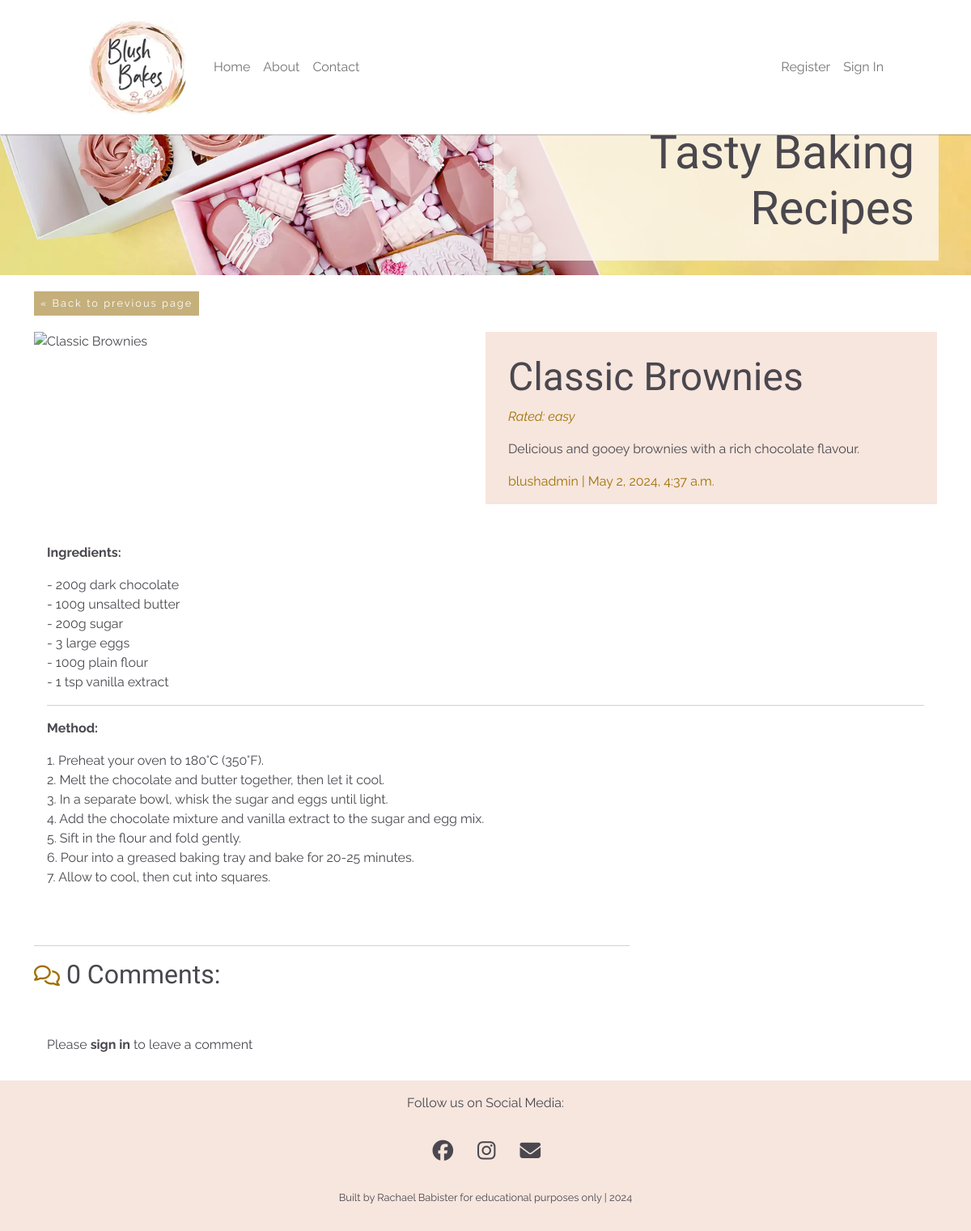
Page /classic-brownies/ on the committed database.
### apps/blog/models.py (models this page shows, shortened)
class Recipe(models.Model):
    title = models.CharField(max_length=200, unique=True)
    slug = models.SlugField(max_length=205, unique=True)
    author = models.ForeignKey(
        User, on_delete=models.CASCADE, related_name="blog_posts")
    featured_image = CloudinaryField('image', default='placeholder')
    content = models.TextField()
    difficulty_rating = models.CharField(max_length=10, choices=DIFFICULTY_CHOICES)
    created_on = models.DateTimeField(auto_now_add=True)
    status = models.IntegerField(choices=STATUS, default=0)
    excerpt = models.TextField(blank=True)
    updated_on = models.DateTimeField(auto_now=True)
    class Meta:
        ordering = ["-created_on"]

### apps/blog/views.py (the view, shortened to what this page needs)
# urls.py: path("<slug:slug>/", views.recipe_detail, name="recipe_detail"),
def recipe_detail(request, slug):
    queryset = Recipe.objects.filter(status=1)
    recipe = get_object_or_404(queryset, slug=slug)
    comments = recipe.comments.all().order_by("-created_on")
    comment_count = recipe.comments.filter(approved=True).count()
    recipe.comments.filter(approved=True).count()
    comment_form = CommentForm()
    return render(
        request,
        "blog/recipe_detail.html",
        {
            "recipe": recipe,
            "comments": comments,
            "comment_count": comment_count,
            "comment_form": comment_form,
        },
    )

### apps/blog/templates/blog/recipe_detail.html (shortened to what this page needs)
{% extends 'base.html' %}
{% load static %}
{% load crispy_forms_tags %}
{% block content %}
<div class="main-title">
    <div class="container">
        <button onclick="goBack()" class="page-buttons">&laquo; Back to previous page</button>
        <div class="row g-0">
            <div class="col-md-6 main-title-image">
                {% if "placeholder" in recipe.featured_image.url %}
                <img class="image-width" src="{% static 'images/default.jpg' %}" alt="placeholder image">
                {% else %}
                <img class="image-width" src=" {{ recipe.featured_image.url }} " alt="{{ recipe.title }}">
                {% endif %}
            </div>
            <div class="col-md-6 main-title-box">
                <h1 class="post-title">{{ recipe.title }}</h1>
                <p class="difficulty-rating-2">Rated: {{ recipe.difficulty_rating }}</p>
                <p class="post-excerpt">{{ recipe.excerpt }}</p>
                <p class="post-subtitle">{{ recipe.author }} | {{ recipe.created_on }}</p>
            </div>
        </div>
    </div>
</div>
<div class="container">
    <div class="row">
        <div class="col card mb-4 mt-3 left top">
            <div class="card-body">
                <p class="card-text">
                    {{ recipe.content | safe }}
                </p>
            </div>
        </div>
    </div>
    <div class="row">
        <div class="col-md-8 card">
            <hr>
            <h2><span class="count"><i class="far fa-comments"></i></span> {{ comment_count }} Comments:</h2>
            <div class="card-body">
            </div>
            <div class="col-md-8">
                <div class="card-body">
                    {% if user.is_authenticated %}
                    <h2>Leave a comment:</h2>
                    <p class="comment-by-bold">Signed in as: {{ user.username }}</p>
                    <form id="commentForm" method="post" style="margin-top: 1.3em;">
                        {{ comment_form | crispy }}
                        {% csrf_token %}
                        <button id="submitButton" type="submit" class="page-buttons">Submit</button>
                    </form>
                    {% else %}
                    <p>Please <a href="{{ login_url }}"><strong>sign in</strong></a> to leave a comment</p>
                    {% endif %}
                </div>
            </div>
        </div>
    </div>
</div>
{% endblock content %}

### static/css/style.css (style rules this page uses)
* { padding: 0; margin: 0; box-sizing: border-box; }
body { font-family: 'Raleway', sans-serif; color: #4a474e; min-height: 100vh; display: flex; flex-direction: column; }
a { text-decoration: none; color: #4a474e; }
h1, h2, h3, h4, h5, h6 { font-family: 'Reenie Beanie', cursive; color: #4A474E; }
.page-buttons, .edit-button { color: #ffffff; background-color: #c5af7b; letter-spacing: 2px; border: none; transition-duration: 0.5s; margin-bottom: 20px; padding: .325rem .50rem; font-size: 80%; }
.image-width { width: 100%; }
.card { border: none; }
.main-title { margin-top: 20px; position: relative; display: inline-block; width: 100%; }
.main-title-box { background-color: #f7e6de; color: #4a474e; position: relative; }
.main-title-box h1 { font-size: 3em; margin-top: 5%; }
.main-title-image { position: relative; overflow: hidden; }
.post-title, .post-excerpt { margin-left: 5%; margin-right: 20px; text-align: left; }
.post-subtitle { margin-left: 5%; color: #9e7105; }
.difficulty-rating-2 { font-style: italic; color: #9e7105; margin-left: 5%; }
.count { color: #9e7105; font-size: 80%; }

### rows in the picture
Recipe: title "Classic Brownies", difficulty_rating "easy", excerpt "Delicious and gooey brownies with a rich chocolate flavour.", author "blushadmin", created_on "May 2, 2024, 4:37 a.m.", content "Ingredients: - 200g dark chocolate - 100g unsalted butter - 200g sugar - 3 large eggs - 100g plain flour - 1 tsp vanilla extract Method: 1. Preheat your oven to 180°C (350°F). 2. Melt the chocolate and butter together, then let it cool. 3. In a separate bowl, whisk the sugar and eggs until light. 4. Add the chocolate mixture and vanilla extract to the sugar and egg mix. 5. Sift in the flour and fold gently. 6. Pour into a greased baking tray and bake for 20-25 minutes. 7. Allow to cool, then cut into squares."

### other values in the picture
{{ comment_count }} "0"
